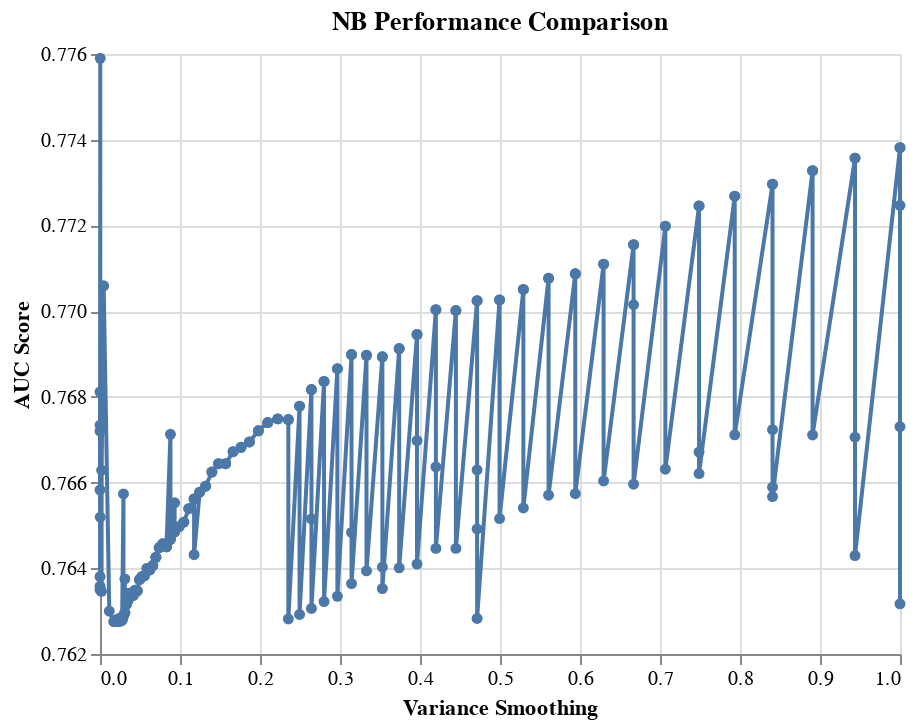

The notebook cell this image was saved under:
### Code cell
alt.Chart(results_NB, 
          title='NB Performance Comparison'
         ).mark_line(point=True).encode(
    alt.X('nb__var_smoothing', title='Variance Smoothing'),
    alt.Y('test_score', title='AUC Score', scale=alt.Scale(zero=False)),
)

### Figure 1 — Vega-Lite specification as saved in the notebook (floating-point values rounded to 4 significant figures; data arrays with more than 128 entries replaced by an {"elided": "..."} marker saying what was removed)
{"config": {"view": {"continuousWidth": 400, "continuousHeight": 300}}, "data": {"name": "data-7477841b3015d846598028090f1d7c26"}, "mark": {"type": "line", "point": true}, "encoding": {"x": {"type": "quantitative", "field": "nb__var_smoothing", "title": "Variance Smoothing"}, "y": {"type": "quantitative", "field": "test_score", "scale": {"zero": false}, "title": "AUC Score"}}, "title": "NB Performance Comparison", "$schema": "https://vega.github.io/schema/vega-lite/v4.8.1.json", "datasets": {"data-7477841b3015d846598028090f1d7c26": {"elided": "200 records"}}}
